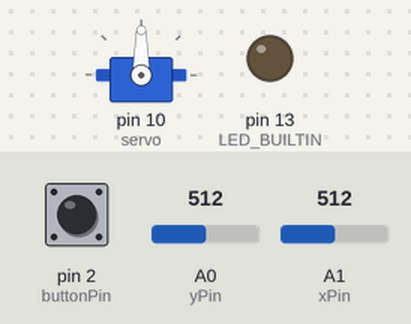
The sketch below on a simulated Arduino Uno, built with avr-gcc and run on an emulated ATmega328P. Parts: servo, output pins drawn as LEDs (lit = HIGH). Dashed ring = blinking. Inputs (shaded band) come from the test bench; at power-on: A1 (xPin) = 512, A0 (yPin) = 512, pin 2 (buttonPin) HIGH.

Above: at 1.2 s.
1.3 s: A1 (xPin) set to 7
2.8 s: A1 (xPin) set to 4
At 2.9 s:
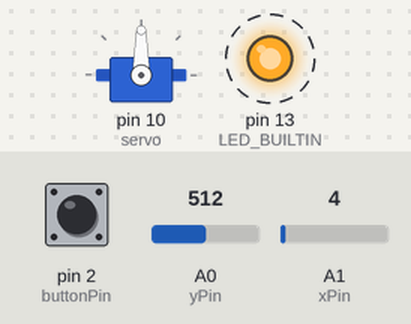
5.8 s: A0 (yPin) set to 7
8.8 s: A0 (yPin) set to 4
At 8.91 s:
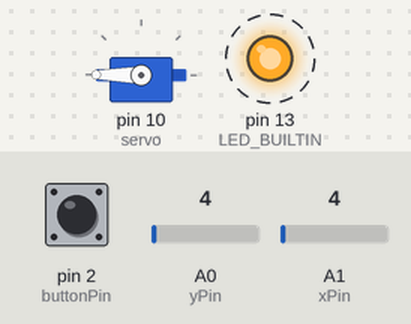
11.8 s: A0 (yPin) set to 1003
14.8 s: A0 (yPin) set to 1020
At 14.91 s:
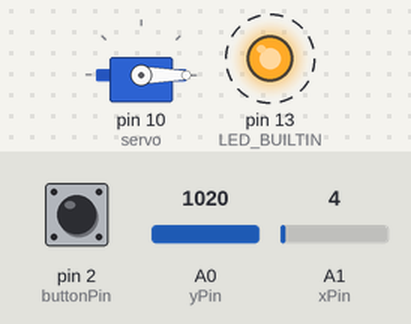
Timing chart, 0 to 18.8 s (numbered marks = the images above; inputs shaded):
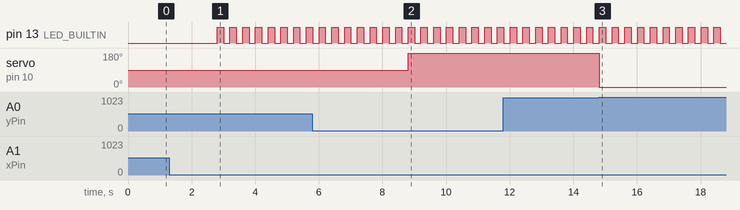

Measured:
- the behaviour switches between 6 and 5 on A1 (xPin) (found by bisection; images 0 and 1)
- the behaviour switches between 6 and 5 on A0 (yPin) (found by bisection; images 1 and 2)
- the behaviour switches between 1019 and 1020 on A0 (yPin) (found by bisection; images 2 and 3)
- after the input at 1.3 s, every drawn part: stays the same
- after the input at 2.8 s, pin 13 (LED_BUILTIN): alternates HIGH for 0.20 s and LOW for 0.20 s, starting at once
- after the input at 8.8 s, servo on pin 10 (servo): 90° → 180° at once
- after the input at 14.8 s, servo on pin 10 (servo): 180° → 0° at once

The sketch:

joystick-and-led.ino
```cpp
#include <Servo.h>
Servo servo;

int xPin = A1;
int yPin = A0;
int buttonPin = 2;
int xPosition = 0;
int yPosition = 0;
int buttonState = 0;
bool ledEnabled = false;

void setup()
{
    // control servo motor using port #10
    servo.attach(10);

    Serial.begin(9600);
    pinMode(xPin, INPUT);
    pinMode(yPin, INPUT);

    pinMode(buttonPin, INPUT_PULLUP);
    pinMode(LED_BUILTIN, OUTPUT);
}

void loop()
{
    xPosition = analogRead(xPin);
    yPosition = analogRead(yPin);
    buttonState = digitalRead(buttonPin);

    //logJoystickInfo();

    // control servo motor by joystick Y-axis
    if (yPosition >= 1020)
    {
        servo.write(0);
    }
    else if (yPosition <= 5)
    {
        servo.write(180);
    }

    // control led by joystick X-axis and joystick button
    if (xPosition >= 1020 || xPosition <= 5 || buttonState == 0)
    {
        ledEnabled = !ledEnabled;

        if (ledEnabled)
        {
            digitalWrite(LED_BUILTIN, HIGH);
        }
        else
        {
            digitalWrite(LED_BUILTIN, LOW);
        }
    }

    delay(200);
}

void logJoystickInfo()
{
    Serial.print("X: ");
    Serial.print(xPosition);
    Serial.print(" | Y: ");
    Serial.print(yPosition);
    Serial.print(" | Button: ");
    Serial.println(buttonState);
}
```
